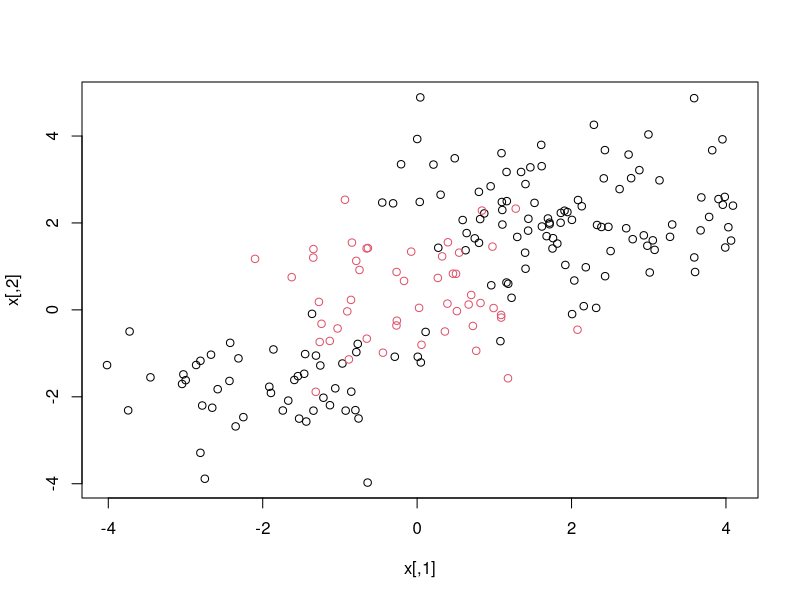
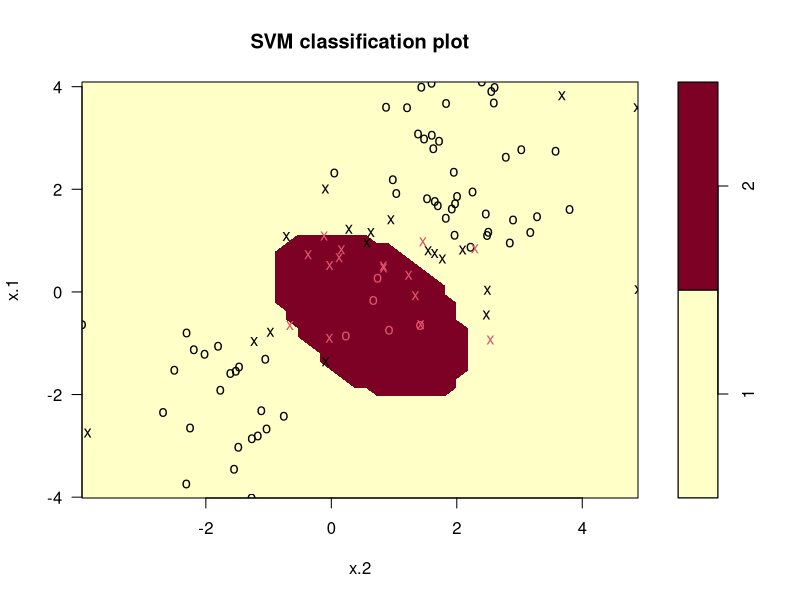
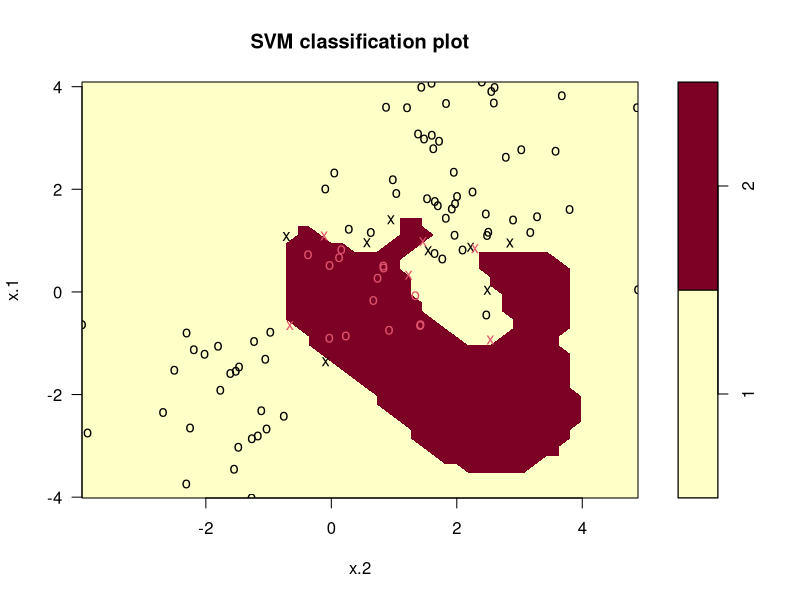
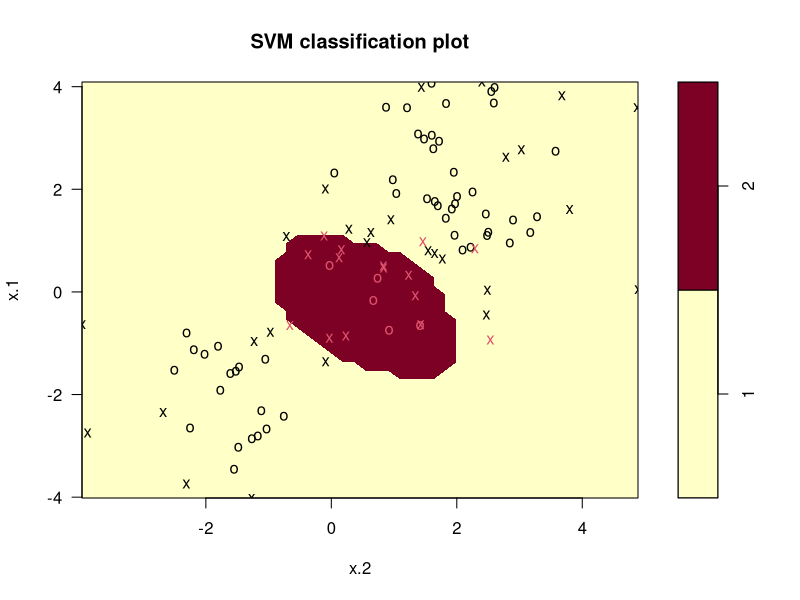
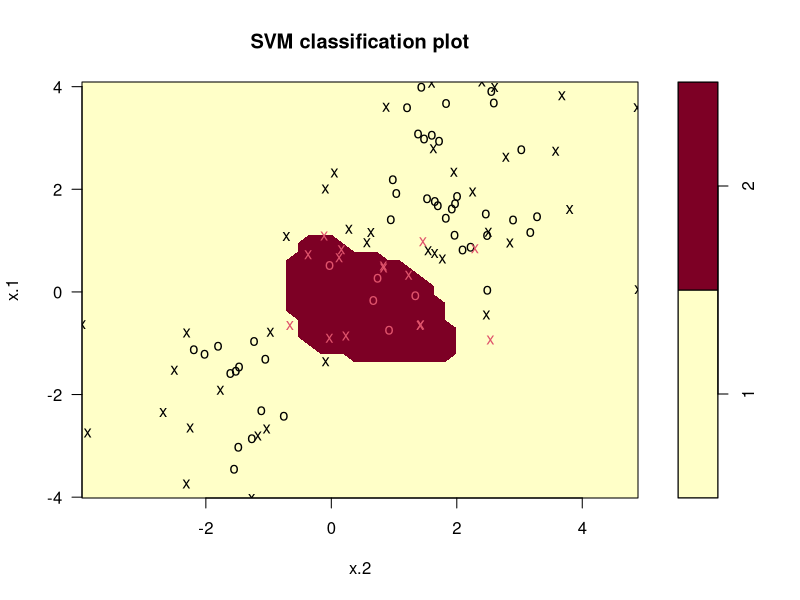

Write the R code that produced these figures, in order.
library(e1071)
set.seed(2)
x<- matrix(rnorm(200*2),ncol = 2)
x[1:100,]<-x[1:100,]+2
x[101:150,]<-x[101:150,]-2
y<- c(rep(1,150),rep(2,50))
dat<- data.frame(x=x,y=as.factor(y))
plot(x, col = y)

train<- sample(200,100)
svmfit<-svm(y~.,data = dat[train,],kernel="radial",gamma = 1, cost = 1)
plot(svmfit,dat[train,])
summary(svmfit)

svmfit2<-svm(y~.,data = dat[train,],kernel="radial",gamma = 1, cost = 1e5)
plot(svmfit2,dat[train,])

svmfit3<-svm(y~.,data = dat[train,],kernel="radial",gamma = 2, cost = 1)
plot(svmfit3,dat[train,])
svmfit4<-svm(y~.,data = dat[train,],kernel="radial",gamma = 5, cost = 1)
plot(svmfit4,dat[train,])

# auto-turning
tune.out<- tune(svm,y~.,data = dat[train,],kernel = "radial",
                ranges = list(cost = c(0.1,1,10,100,1000),gamma = c(0.5,1,2,3,4)))
summary(tune.out)
table(true = dat[-train,"y"],pred = predict(tune.out$best.model, newdata = dat[-train,]))
